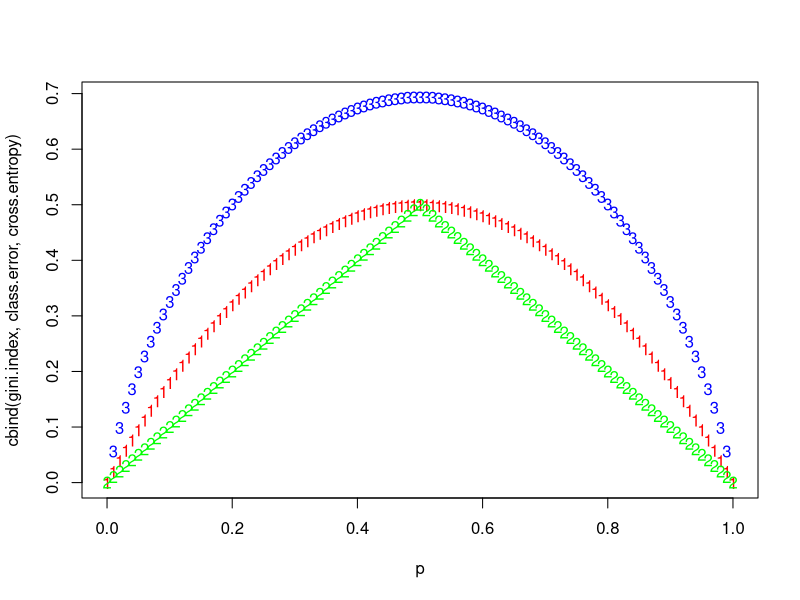
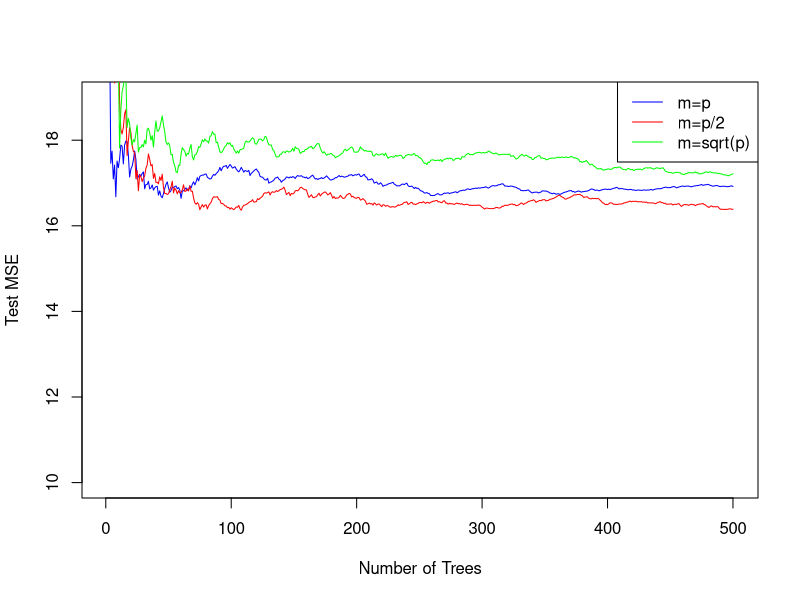

Recreate these plots in R, in order.
## ---- chunk 1
knitr::opts_chunk$set(echo = TRUE,out.width="0.9\\linewidth",dev="pdf",fig.align  = 'center')
## ---- chunk 2
p <- seq(0, 1, 0.01)
gini.index <- 2*p*(1-p)
class.error <- 1 - pmax(p, 1-p)
cross.entropy <- -(p*log(p) + (1-p)*log(1-p))
matplot(p, cbind(gini.index, class.error, cross.entropy), col = c("red", "green","blue"))
## ---- chunk 3
library(randomForest)
library(MASS)
set.seed(2022)
train <- sample(1:nrow(Boston), nrow(Boston)/2)
x.train <- Boston[train, -14]
x.test <- Boston[-train, -14]
y.train <- Boston[train, 14]
y.test <- Boston[-train, 14]

forest.p1 <- randomForest(x.train, y.train, xtest = x.test, ytest = y.test, mtry = ncol(Boston) -1 , ntree = 500)
forest.p2 <- randomForest(x.train, y.train, xtest = x.test, ytest = y.test, mtry = (ncol(Boston) -1) / 2, ntree = 500)
forest.p.sqrt <- randomForest(x.train, y.train, xtest = x.test, ytest = y.test, mtry = sqrt(ncol(Boston) -1), ntree = 500)

plot(1:500, forest.p1$test$mse, col = "blue", type = "l", xlab = "Number of Trees", ylab = "Test MSE", ylim = c(10, 19))
lines(1:500, forest.p2$test$mse, col = "red", type = "l")
lines(1:500, forest.p.sqrt$test$mse, col = "green", type = "l")
legend("topright", c("m=p", "m=p/2", "m=sqrt(p)"), col = c("blue", "red", "green"), cex = 1, lty = 1)
